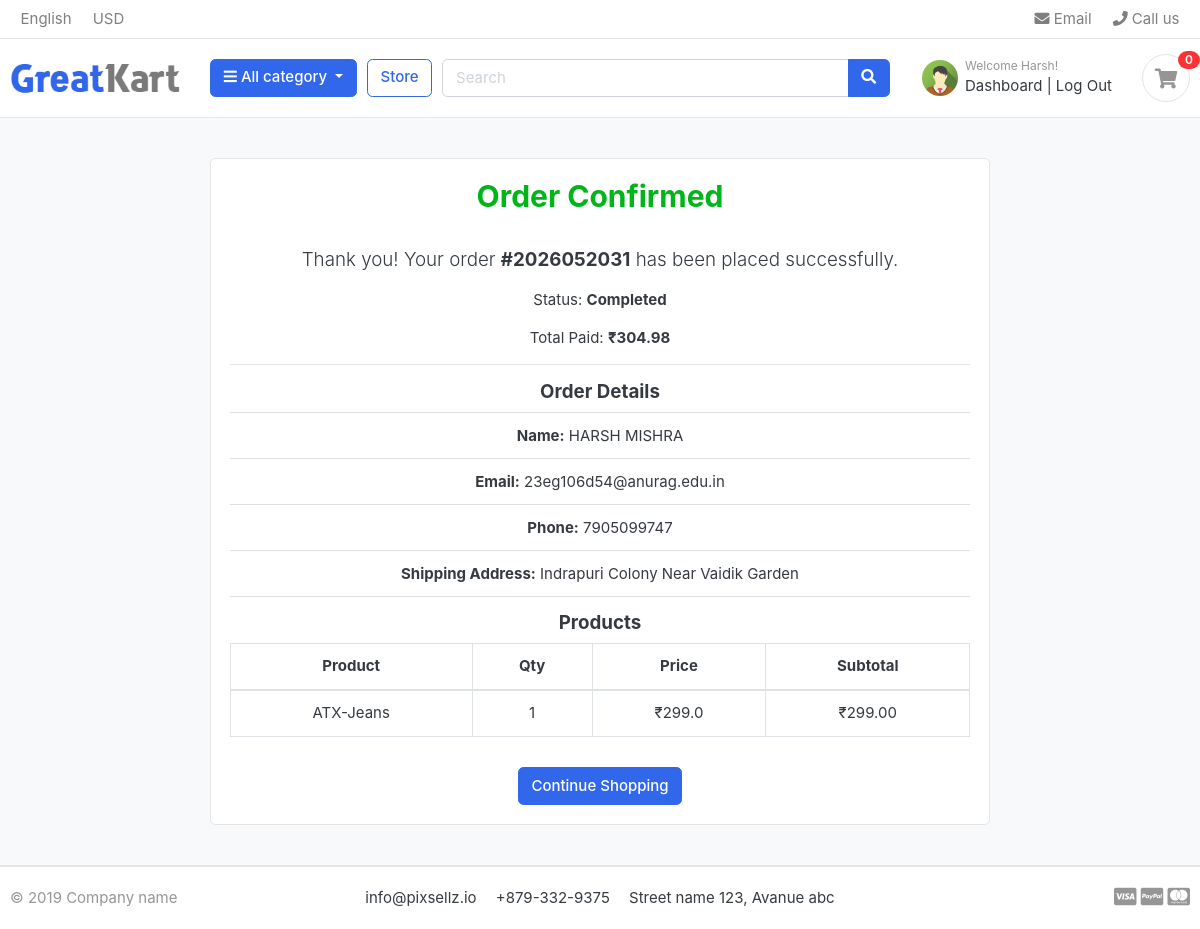
Screenshot of /orders/success/2026052031/ (signed in) with the database file from the repository.
### accounts/models.py (models this page shows, shortened)
class Account(AbstractBaseUser):
    first_name = models.CharField(max_length=50)
    last_name = models.CharField(max_length=50)
    username = models.CharField(max_length=50,unique = True)
    email = models.EmailField(max_length=50,unique=True)
    phone_number = models.CharField(max_length=15,null=True)
    date_joined = models.DateTimeField(auto_now_add=True)
    last_login = models.DateTimeField(auto_now=True)  # or we can remove it django handles it
    is_admin = models.BooleanField(default=False)
    is_staff = models.BooleanField(default=False)
    is_active = models.BooleanField(default=False)
    is_superadmin = models.BooleanField(default=False)
    USERNAME_FIELD = 'email'              # now we will be able to login with the 'email' field
    REQUIRED_FIELDS = ['username','first_name','last_name']
    objects = MyAccountManager()     # for telling the Account that we are using MyAccountManager for all the operations i.e. creating user and superuser

### orders/models.py (models this page shows, shortened)
class Order(models.Model):
    STATUS = (
        ('New', 'New'),
        ('Accepted', 'Accepted'),
        ('Completed', 'Completed'),
        ('Cancelled', 'Cancelled'),
    )
    user = models.ForeignKey(Account, on_delete=models.SET_NULL, null=True) #foreign key to the user model, on_delete=models.SET_NULL -> if the user is deleted then the order will not be deleted but the user field will be set to null
    payment = models.ForeignKey(Payment, on_delete=models.SET_NULL, blank=True, null=True) #foreign key to the payment model, on_delete=models.SET_NULL -> if the payment is deleted then the order will not be deleted but the payment field will be set to null
    order_number = models.CharField(max_length=20) #order number for the order
    razorpay_order_id = models.CharField(max_length=100, blank=True, null=True)
    first_name = models.CharField(max_length=50)
    last_name = models.CharField(max_length=50)
    phone_number = models.CharField(max_length=15)
    email = models.EmailField(max_length=50)
    address_line_1 = models.CharField(max_length=100)
    address_line_2 = models.CharField(max_length=100, blank=True) #optional
    country = models.CharField(max_length=50)
    state = models.CharField(max_length=50)
    city = models.CharField(max_length=50)
    order_note = models.CharField(max_length=100, blank=True) #order note for the order, field : optional
    order_total = models.FloatField()
    tax = models.FloatField() #tax amount for the order
    status = models.CharField(max_length=10, choices=STATUS, default='New') #status of the order, choices=STATUS -> this field can only have values from the STATUS tuple, default='New'
    ip = models.CharField(blank=True, max_length=20) #ip address of the customer
    is_ordered = models.BooleanField(default=False)
    created_at = models.DateTimeField(auto_now_add=True)
    updated_at = models.DateTimeField(auto_now=True) #updated at field to store the date and time when the order was updated
    def full_name(self):
        return f'{self.first_name} {self.last_name}'
    def full_address(self):
        return f'{self.address_line_1} {self.address_line_2}'

class OrderProduct(models.Model):
    order = models.ForeignKey(Order, on_delete=models.CASCADE) #foreign key to the order model, on_delete=models.CASCADE -> if the order is deleted then the order product will also be deleted
    payment = models.ForeignKey(Payment, on_delete=models.SET_NULL, blank=True, null=True) #foreign key to the payment model, on_delete=models.SET_NULL -> if the payment is deleted then the order product will not be deleted but the payment field will be set to null
    user = models.ForeignKey(Account, on_delete=models.CASCADE) #foreign key to the user model, on_delete=models.CASCADE -> if the user is deleted then the order product will also be deleted
    product = models.ForeignKey(Product, on_delete=models.CASCADE) #foreign key to the product model, on_delete=models.CASCADE -> if the product is deleted then the order product will also be deleted
    variation = models.ForeignKey(Variation, on_delete=models.SET_NULL, blank=True, null=True) #foreign key to the variation model, on_delete=models.SET_NULL -> if the variation is deleted then the order product will not be deleted but the variation field will be set to null
    cilor = models.CharField(max_length=50) #color of the product in the order
    size = models.CharField(max_length=50) #size of the product in the order
    quantity = models.IntegerField() #quantity of the product in the order
    product_price = models.FloatField() #price of the product in the order
    ordered = models.BooleanField(default=False) #ordered field to check if the order product is ordered or not
    created_at = models.DateTimeField(auto_now_add=True)
    updated_at = models.DateTimeField(auto_now=True) #updated at field to store the date and time when the order product was updated

### store/models.py (models this page shows, shortened)
class Product(models.Model):
    product_name  = models.CharField(max_length=50,unique=True)
    slug          = models.SlugField(max_length=100,unique=True)
    description   = models.TextField(max_length=200,blank=True)
    price         = models.IntegerField()
    images        = models.ImageField(upload_to='photos/product')
    stock         = models.IntegerField()
    is_available  = models.BooleanField(default=True)
    category      = models.ForeignKey(Category, on_delete=models.CASCADE)
    created_date  = models.DateTimeField(auto_now_add=True)
    modified_date = models.DateTimeField(auto_now=True)

### orders/views.py (the view)
# urls.py: path('success/<str:order_number>/', views.order_success, name='order_success'),
def order_success(request, order_number):
    order = get_object_or_404(Order, user=request.user, order_number=order_number, is_ordered=True)
    order_products = OrderProduct.objects.filter(order=order)
    return render(request, 'orders/order_success.html', {
        'order': order,
        'order_products': order_products,
    })

### accounts/context_processors.py (called while the page is built)
def profile(request):
    if request.user.is_authenticated:
        try:
            profile = request.user.profile
        except Profile.DoesNotExist:
            profile = None
        return {'profile': profile}
    return {'profile': None}

### carts/context_processors.py (called while the page is built)
def counter(request):
    cart_count = 0
    if 'admin' in request.path:
        return {}
    else:
        try:
            cart = Cart.objects.filter(cart_id = _cart_id(request))
            cart_items = CartItem.objects.all().filter(cart = cart[:1])
            for cart_item in cart_items:
                cart_count = cart_count + cart_item.quantity
        except Cart.DoesNotExist:
            cart_count = 0
    return dict(cart_count = cart_count)

### carts/views.py (called while the page is built)
def _cart_id(request):
    cart = request.session.session_key
    if not cart:
        cart = request.session.create()
    return cart

### category/context_processors.py (called while the page is built)
def menu_links(request):
    links = Category.objects.all()
    return dict(links = links)

### category/models.py (called while the page is built)
    def get_url(self):
        return reverse('products_by_category', args=[self.slug])

### templates/orders/order_success.html
{% extends 'base.html' %}
{% load static %}
{% block content %}
<section class="section-content padding-y bg">
<div class="container">
    <div class="row justify-content-center">
        <div class="col-md-8">
            <div class="card">
                <div class="card-body text-center">
                    <h2 class="text-success">Order Confirmed</h2>
                    <br>
                    <p class="lead">Thank you! Your order <strong>#{{ order.order_number }}</strong> has been placed successfully.</p>
                    <p>Status: <strong>{{ order.status }}</strong></p>
                    <p>Total Paid: <strong>₹{{ order.order_total }}</strong></p>
                    <hr>
                    <h5>Order Details</h5>
                    <ul class="list-group list-group-flush mb-3">
                        <li class="list-group-item"><strong>Name:</strong> {{ order.full_name }}</li>
                        <li class="list-group-item"><strong>Email:</strong> {{ order.email }}</li>
                        <li class="list-group-item"><strong>Phone:</strong> {{ order.phone_number }}</li>
                        <li class="list-group-item"><strong>Shipping Address:</strong> {{ order.full_address }}</li>
                    </ul>
                    <h5>Products</h5>
                    <div class="table-responsive">
                        <table class="table table-bordered">
                            <thead>
                                <tr>
                                    <th>Product</th>
                                    <th>Qty</th>
                                    <th>Price</th>
                                    <th>Subtotal</th>
                                </tr>
                            </thead>
                            <tbody>
                                {% for item in order_products %}
                                    <tr>
                                        <td>{{ item.product.product_name }}</td>
                                        <td>{{ item.quantity }}</td>
                                        <td>₹{{ item.product_price }}</td>
                                        <td>₹{{ item.product_price|floatformat:2 }}</td>
                                    </tr>
                                {% endfor %}
                            </tbody>
                        </table>
                    </div>
                    <a href="{% url 'store' %}" class="btn btn-primary mt-3">Continue Shopping</a>
                </div>
            </div>
        </div>
    </div>
</div>
</section>
{% endblock %}

### templates/includes/navbar.html (shortened to what this page needs)
{% load static %}
<header class="section-header">
<nav class="navbar p-md-0 navbar-expand-sm navbar-light border-bottom">
<div class="container">
  <div class="collapse navbar-collapse" id="navbarTop4">
    <ul class="navbar-nav mr-auto">
    	<li class="nav-item dropdown">
		 	<a href="#" class="nav-link">   English </a>
		</li>
		<li class="nav-item dropdown">
			<a href="#" class="nav-link"> USD </a>
		</li>
    </ul>
    <ul class="navbar-nav">
		<li><a href="#" class="nav-link"> <i class="fa fa-envelope"></i> Email </a></li>
		<li><a href="#" class="nav-link"> <i class="fa fa-phone"></i> Call us </a></li>
	</ul>
  </div>
</div>
</nav>
<section class="header-main border-bottom">
	<div class="container">
<div class="row align-items-center">
	<div class="col-lg-2 col-md-3 col-6">
		<a href="/" class="brand-wrap">
			<img class="logo" src="{% static './images/logo.png' %}">
		</a>
	</div>
	<div class="col-lg col-sm col-md col-6 flex-grow-0">
		<div class="category-wrap dropdown d-inline-block float-right">
			<button type="button" class="btn btn-primary dropdown-toggle" data-toggle="dropdown">
				<i class="fa fa-bars"></i> All category
			</button>
		</div>
	</div>
	<a href="{% url 'store' %}" class="btn btn-outline-primary">Store</a>
	<div class="col-lg  col-md-6 col-sm-12 col">
		<form action="{% url 'search' %}" class="search" method="GET">
			<div class="input-group w-100">
			    <input type="text" class="form-control" style="width:60%;" placeholder="Search" name = "keyword">
			    <div class="input-group-append">
			      <button class="btn btn-primary" type="submit">
			        <i class="fa fa-search"></i>
			      </button>
			    </div>
		    </div>
		</form>
	</div>
	<div class="col-lg-3 col-sm-6 col-8 order-2 order-lg-3">
				<div class="d-flex justify-content-end mb-3 mb-lg-0">
					{% if user.id is None %}
					<div class="widget-header">
						<small class="title text-muted">Welcome guest!</small>
						<div>
							<a href="{% url 'login' %}">Sign in</a> <span class="dark-transp"> | </span>
							<a href="{% url 'register' %}"> Register</a>
						</div>
					</div>
					{% else %}
					<div class="d-flex align-items-center">
						{% if profile.profile_image %}
                                    <img src="{{ profile.profile_image.url }}" class="img-xs rounded-circle mr-2" style="width:36px;height:36px;object-fit:cover;" alt="Profile image">
                                {% else %}
                                    {% if profile.gender == 'M' %}
                                        <img src="{% static 'images/avatars/avatar4.png' %}" class="img-xs rounded-circle mr-2" style="width:36px;height:36px;object-fit:cover;" alt="Profile image">
                                    {% elif profile.gender == 'F' %}
                                        <img src="{% static 'images/avatars/avatar5.jpg' %}" class="img-xs rounded-circle mr-2" style="width:36px;height:36px;object-fit:cover;" alt="Profile image">
                                    {% elif profile.gender == 'O' %}
                                        <img src="{% static 'images/avatars/avatar6.png' %}" class="img-xs rounded-circle mr-2" style="width:36px;height:36px;object-fit:cover;" alt="Profile image">
                                    {% endif %}
                                {% endif %}
						<div class="widget-header">
							<small class="title text-muted">Welcome {{user.first_name}}!</small>
							<div>
								<a href="{% url 'dashboard' %}">Dashboard</a> <span class="dark-transp"> | </span>
								<a href="{% url 'logout' %}"> Log Out</a>
							</div>
						</div>
					</div>
					{% endif %}
					<a href="{% url 'cart' %}" class="widget-header pl-3 ml-3">
						<div class="icon icon-sm rounded-circle border"><i class="fa fa-shopping-cart"></i></div>
						<span class="badge badge-pill badge-danger notify">{{cart_count}}</span>
					</a>
				</div>
			</div>
</div>
	</div>
</section>
</header>

### static/css/ui.css (style rules this page uses)
html { font-family: "Inter", sans-serif; font-size: 15px; }
.icon-xs, .icon-sm, .icon-md, .icon-lg { display: inline-block; text-align: center; flex-shrink: 0; flex-grow: 0; }
.icon-sm { width: 48px; height: 48px; line-height: 48px !important; font-size: 20px; }
.img-xs, .img-sm, .img-md, .img-lg { -o-object-fit: cover; object-fit: cover; flex-shrink: 0; flex-grow: 0; }
.img-xs { width: 40px; height: 40px; }
.padding-y { padding-top: 40px; padding-bottom: 40px; }
.bg { background-color: #f8f9fa; }
.header-main { position: relative; padding-top: 1rem; padding-bottom: 1rem; }
.brand-wrap .logo, .navbar-brand .logo { margin-right: 7px; max-height: 42px; display: inline-block; }
.widget-header { display: inline-block; vertical-align: middle; position: relative; }
.widget-header a { color: #343a40; }
.widget-header i { color: #969696; }
.widget-header .title { display: block; }
.widget-header .notify { position: absolute; top: -3px; right: -10px; }
[class*=list-] li:after { visibility: hidden; display: block; content: ""; overflow: hidden; height: 0; clear: both; }
.notify { position: absolute; top: -4px; right: -10px; display: inline-block; padding: 0.25em 0.6em; font-size: 12px; line-height: 1; text-align: center; border-radius: 3rem; color: #fff; background-color: #fa3434; }

### rows the page displays
Account: first_name "Harsh"
Order: order_number "2026052031", status "Completed", order_total "304.98", full_name "HARSH MISHRA", email "23eg106d54@anurag.edu.in", phone_number "7905099747", full_address "Indrapuri Colony Near Vaidik Garden"
OrderProduct: product.product_name "ATX-Jeans", quantity "1", product_price "299.0", product_price "299.00"

### other values shown
{{ cart_count }} "0"
